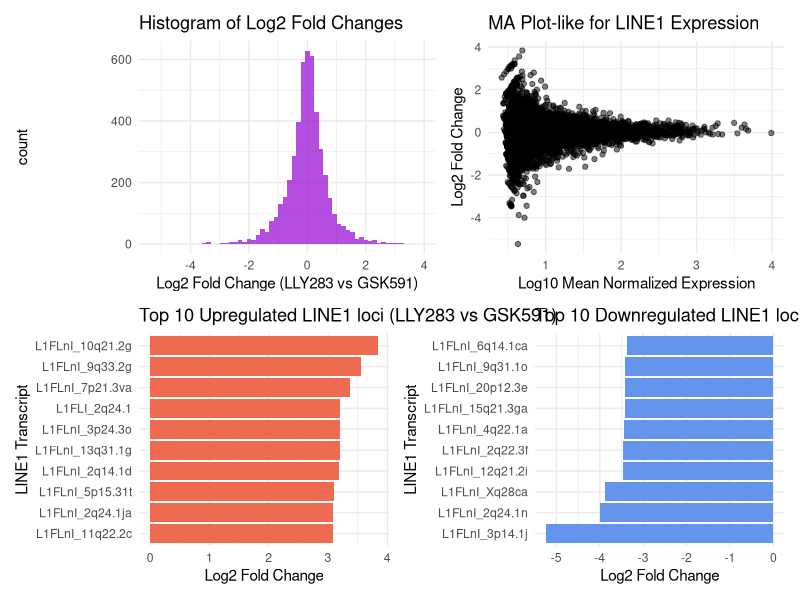
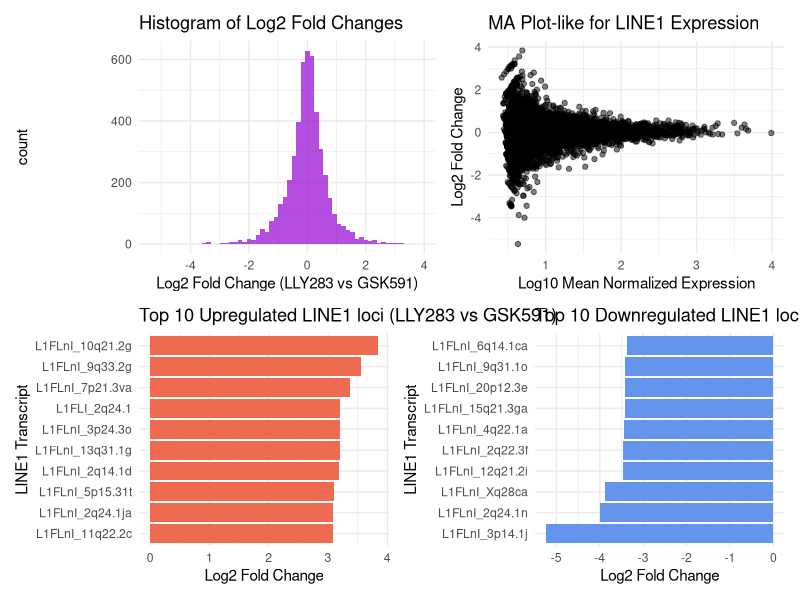

These charts were generated, in order, by the following R code:
library(ggplot2)
library(dplyr)
library(patchwork)

# Read DEG table
deg_df <- read.csv("LLY_vs_GSK_DESeq2_results.csv")

# Histogram of log2 fold changes
p1 <- ggplot(deg_df, aes(x = log2FoldChange)) +
  geom_histogram(bins = 60, fill = "darkviolet", alpha = 0.7) +
  theme_minimal() +
  xlab("Log2 Fold Change (LLY283 vs GSK591)") +
  ggtitle("Histogram of Log2 Fold Changes")

# Add average expression for MA-like plot
deg_df <- deg_df %>%
  mutate(avgExp = (LLY_norm + GSK_norm) / 2)

p2 <- ggplot(deg_df, aes(x = log10(avgExp + 1), y = log2FoldChange)) +
  geom_point(alpha = 0.5) +
  theme_minimal() +
  xlab("Log10 Mean Normalized Expression") +
  ylab("Log2 Fold Change") +
  ggtitle("MA Plot-like for LINE1 Expression")

# Top 10 upregulated transcripts
top_up <- deg_df %>%
  arrange(desc(log2FoldChange)) %>%
  slice_head(n = 10) %>%
  mutate(transcript = reorder(transcript, log2FoldChange))

p3 <- ggplot(top_up, aes(x = transcript, y = log2FoldChange)) +
  geom_bar(stat = "identity", fill = "coral2") +
  coord_flip() +
  theme_minimal() +
  xlab("LINE1 Transcript") +
  ylab("Log2 Fold Change") +
  ggtitle("Top 10 Upregulated LINE1 loci (LLY283 vs GSK591)")

# Top 10 downregulated transcripts
top_down <- deg_df %>%
  arrange(log2FoldChange) %>%
  slice_head(n = 10) %>%
  mutate(transcript = reorder(transcript, log2FoldChange))

p4 <- ggplot(top_down, aes(x = transcript, y = log2FoldChange)) +
  geom_bar(stat = "identity", fill = "cornflowerblue") +
  coord_flip() +
  theme_minimal() +
  xlab("LINE1 Transcript") +
  ylab("Log2 Fold Change") +
  ggtitle("Top 10 Downregulated LINE1 loci (LLY283 vs GSK591)")

# Combine all plots in 2x2 grid
combined_plot <- (p1 | p2) / (p3 | p4)

# Save as PDF and PNG
ggsave("LLY_vs_GSK_LINE1_DE_Plots.pdf", combined_plot, width = 14, height = 10)
ggsave("LLY_vs_GSK_LINE1_DE_Plots.png", combined_plot, width = 14, height = 10, dpi = 300)

cat("Plots created and saved as PDF and PNG.\n")
